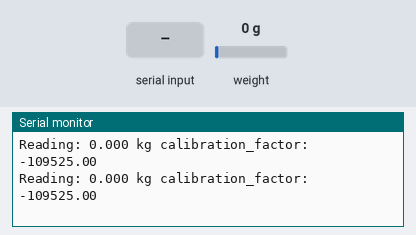
This sketch was run on a simulated ESP32. On the bench: the last lines printed to the serial monitor. The test bench sets the inputs (shaded band); at power-on: weight on the scale 0 g.

Above: at 3.4 s.
3.5 s: weight on the scale set to 100 g
At 3.53 s:
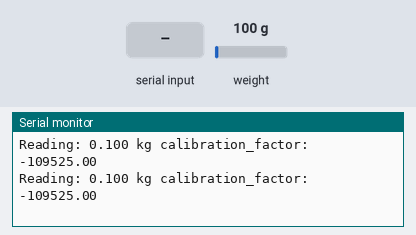
6.5 s: "+" received over Serial
At 6.55 s:
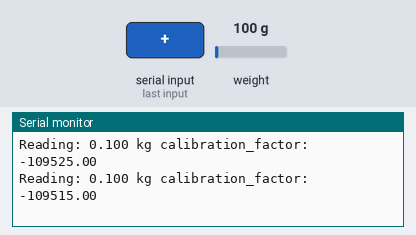
8.0 s: "a" received over Serial
At 8.06 s:
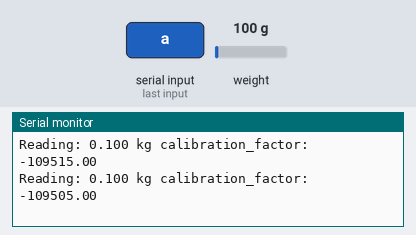
9.5 s: weight on the scale set to 1250 g
At 9.57 s:
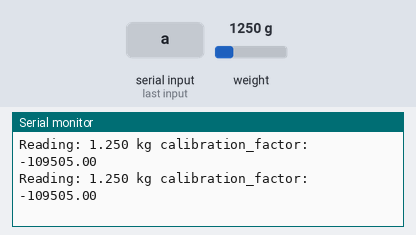
Timing chart, 0 to 12.0 s (numbered marks = the images above; inputs shaded):
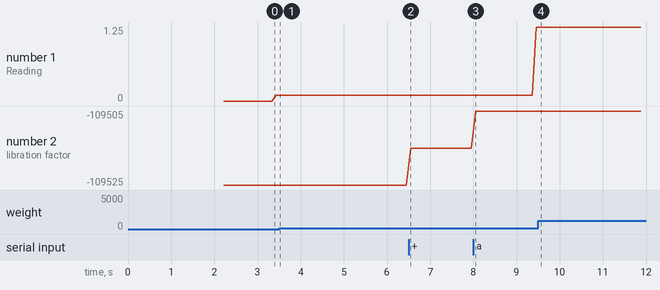

Measured:
- after the input at 3.5 s, the serial monitor: prints a new line at once (image 1)
- after the input at 6.5 s, the serial monitor: prints a new line after 0.05 s (image 2)
- after the input at 8.0 s, the serial monitor: prints a new line after 0.05 s (image 3)
- after the input at 9.5 s, the serial monitor: prints a new line after 0.06 s (image 4)
- plotted number 1: 0.1 → 1.25 after the input at 8.0 s
- plotted number 2: -109525 → -109515 after the input at 6.5 s, -109515 → -109505 after the input at 8.0 s

The sketch:

esp32_hx711.ino
```cpp
#include "HX711.h"  //You must have this library in your arduino library folder

int DOUT = 2;
int CLK = 0;

HX711 scale(DOUT, CLK);

//Change this calibration factor as per your load cell once it is found you many need to vary it in thousands
float calibration_factor = -109525; //-106600 worked for my 40Kg max scale setup

//=============================================================================================
//                         SETUP
//=============================================================================================
void setup() {
  Serial.begin(9600);
  Serial.println("HX711 Calibration");
  Serial.println("Remove all weight from scale");
  Serial.println("After readings begin, place known weight on scale");
  Serial.println("Press a,s,d,f to increase calibration factor by 10,100,1000,10000 respectively");
  Serial.println("Press z,x,c,v to decrease calibration factor by 10,100,1000,10000 respectively");
  Serial.println("Press t for tare");
  scale.set_scale();
  scale.tare(); //Reset the scale to 0

  long zero_factor = scale.read_average(); //Get a baseline reading
  Serial.print("Zero factor: "); //This can be used to remove the need to tare the scale. Useful in permanent scale projects.
  Serial.println(zero_factor);
}

//=============================================================================================
//                         LOOP
//=============================================================================================
void loop() {

  scale.set_scale(calibration_factor); //Adjust to this calibration factor

  Serial.print("Reading: ");
  Serial.print(scale.get_units(), 3);
  Serial.print(" kg"); //Change this to kg and re-adjust the calibration factor if you follow SI units like a sane person
  Serial.print(" calibration_factor: ");
  Serial.print(calibration_factor);
  Serial.println();

  if(Serial.available())
  {
    char temp = Serial.read();
    if(temp == '+' || temp == 'a')
      calibration_factor += 10;
    else if(temp == '-' || temp == 'z')
      calibration_factor -= 10;
    else if(temp == 's')
      calibration_factor += 100;
    else if(temp == 'x')
      calibration_factor -= 100;
    else if(temp == 'd')
      calibration_factor += 1000;
    else if(temp == 'c')
      calibration_factor -= 1000;
    else if(temp == 'f')
      calibration_factor += 10000;
    else if(temp == 'v')
      calibration_factor -= 10000;
    else if(temp == 't')
      scale.tare();  //Reset the scale to zero
  }
}
```
